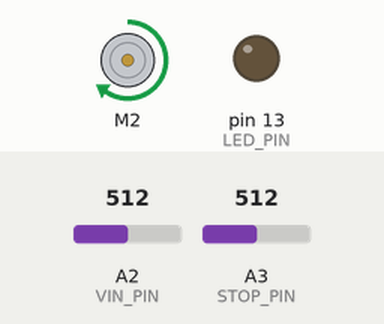
The sketch below on a simulated Arduino Uno, built with avr-gcc and run on an emulated ATmega328P. Shown: DC motor (green arrow = forward, orange = backward, longer = faster), output pins drawn as LEDs (lit = HIGH). The test bench sets the inputs (shaded band); at power-on: A2 (VIN_PIN) = 512, A3 (STOP_PIN) = 512. What the sketch prints to the serial monitor is not drawn.

Above: at 0.1 s.
At 80.1 s:
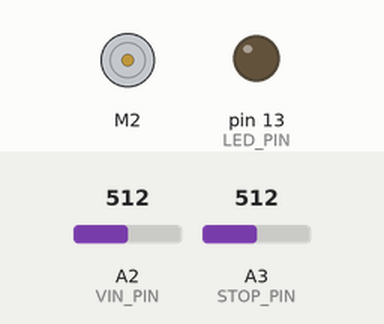
Timing chart, 0 to 81.6 s (numbered marks = the images above):
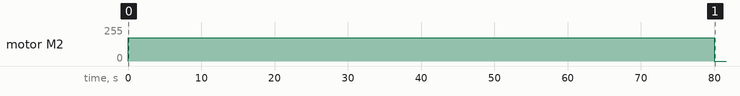

Measured:
- by itself, motor M2: stopped → forward 175/255 at 0.00 s, → stopped 80.0 s later

The sketch:

PCB_Motor_Controller_TimerStop.ino
```cpp
//PCB Motor Controller Version
#include <DRV8835MotorShield.h>
#include <Chrono.h>

#define VIN_PIN 2 //A2
#define POT_PIN 1 //A1
#define STOP_PIN 3 //A3, the photopin
#define SWITCH_PIN 0 //A0
#define LED_PIN 13 //built in LED

#define VMOTOR_DES 3.25 //set desired motor voltage here


#define PWM_MAX 400
#define PWM_SET_MAX 200 //not really sure how this works
#define VMOTOR_MIN 1.5
#define VMOTOR_MAX 4.5


DRV8835MotorShield motors;
Chrono myChrono;

//define variable
unsigned long startTime;
unsigned long stopTime;
unsigned long desiredTime;

long pwm_on_time = 0;
float vmotor;
int Vin = 0;
int light_on = 0;
int timer_reset = 0;

int pot_value = 0;  //could be long
int light_val = 0;  //could be long


void setup() {
  pinMode(VIN_PIN, INPUT); //A2 -> Input voltage from power source - VIN_PIN
  pinMode(POT_PIN, INPUT); //A1 -> POT_PIN value
  pinMode(SWITCH_PIN, INPUT); //A0 -> Value of switch, read as either high or low, high is pot, low is gnd/hardcode
  pinMode(STOP_PIN, INPUT); //A3-> "STOPPIN", the photoresistor


  //set the desired time (ms)
  desiredTime=80000;

  //LED CODE, we should add it eventually
  pinMode(LED_PIN, OUTPUT);
  digitalWrite(LED_PIN, LOW);

  myChrono.restart();
  Serial.begin(9600);

  //toggle switch code:
  if (analogRead(SWITCH_PIN)> 650) {  //if switch is to the right
    //Serial.println("in loop");
    pot_value = analogRead(POT_PIN);
    //Serial.println(pot_value);
    vmotor = 1.5 + (pot_value*3.0)/682; //threshhold voltage is 1.5 to get the car to move, lets you be more precise on the pot, improves resolution
    //Serial.println(vmotor);
  }
  else {
    vmotor = VMOTOR_DES;
  }
  //efficiency offset
  vmotor = vmotor + 0.2;
}

void stop_motor() {
  Serial.print("Number of seconds elapsed: ");
  Serial.println(myChrono.elapsed());

  while(light_val < 2.75){
    pwm_on_time = 0;
    motors.setM2Speed(pwm_on_time);
    delay(2);

    digitalWrite(LED_PIN, LOW);

    //if the potions reaction screwed up and turns clear again, start motor again
    //light_val = analogRead(STOP_PIN);
    //if (light_val >= 2.75) {
      //digitalWrite(LED_PIN, HIGH);
      //loop();
    //}
  }
}

void loop() {
  // Stopping mechanism
  light_val = analogRead(STOP_PIN)*5/1024;
  if(light_val < 1.7){
      myChrono.stop();
      stop_motor();
    }

  Vin = (analogRead(VIN_PIN)); //could be Vin = (analogRead(VIN_PIN +1 ));
  //Serial.print("current Vin: ");
  //Serial.println(Vin);

  //Serial.print("potpin: ");
  //Serial.println(pot_value);
  //Serial.print("vmotor: ");
  //Serial.println(vmotor);

  //idea is that we would never need more than 5V, so pwmsetmax is 200 = 1/2 pwm_max
  while (millis()<=desiredTime) {
    pwm_on_time = (PWM_SET_MAX*vmotor*1024)/(5*Vin); //big conversion
    Serial.println(pwm_on_time);
    if (pwm_on_time > 400){
      pwm_on_time = 400;
    }
    motors.setM2Speed(pwm_on_time);
  }
  motors.setM2Speed(0);
  delay(50);
  }
```
